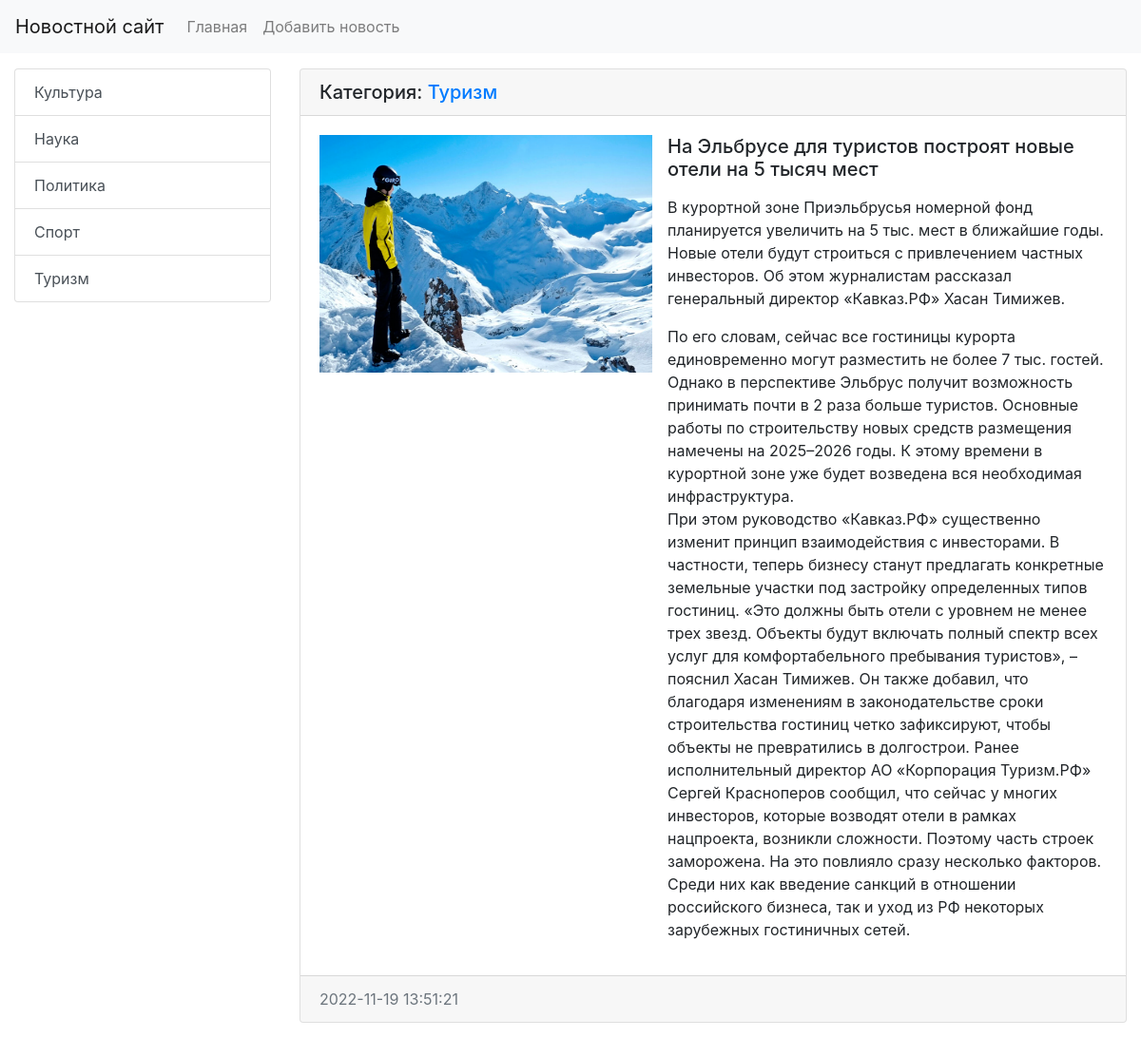
Page /news/26 on the committed database.
### news/models.py (models this page shows, shortened)
class Category(models.Model):
    title = models.CharField(max_length=150, db_index=True, verbose_name='Наименование категории')
    def get_absolute_url(self):
        return reverse('category', kwargs={'category_id': self.pk})
    class Meta:
        verbose_name = 'Категория'
        verbose_name_plural = 'Категории'
        ordering = ['title']

class News(models.Model):
    title = models.CharField(max_length=150, verbose_name='Наименование')
    content = models.TextField(blank=True, verbose_name='Контент')
    created_at = models.DateTimeField(auto_now_add=True, verbose_name='Дата публикации')
    updated_at = models.DateTimeField(auto_now=True, verbose_name='Дата изменения')
    photo = models.ImageField(upload_to='photos/%Y/%m/%d/', blank=True, verbose_name='Фото')
    is_published = models.BooleanField(default=True, verbose_name='Опубликовано')
    category = models.ForeignKey('Category', on_delete=models.PROTECT, null=True, verbose_name='Категория')
    class Meta:
        verbose_name = 'Новость'
        verbose_name_plural = 'Новости'
        ordering = ['-created_at']

### news/views.py (the view)
# urls.py: path('news/<int:news_id>', view_news, name='view_news')
def view_news(request, news_id):
    news_item = get_object_or_404(News, pk=news_id)
    return render(request, 'news/view_news.html', {'news_item': news_item})

### news/templatetags/news_tags.py (called while the page is built)
@register.simple_tag(name='get_list_categories')
def get_categories():
    return Category.objects.all()

### news/templates/news/view_news.html (shortened to what this page needs)
{% extends 'base.html' %}
{% block sidebar %}
    {% include 'inc/_sidebar.html' %}
{% endblock %}
{% block content %}
    <div class="card mb-3">
        <h5 class="card-header">Категория: <a href="{{ news_item.category.get_absolute_url }}">{{ news_item.category.title }}</a>
        </h5>
        <div class="card-body">
            <div class="media">
                {% if news_item.photo %}
                <img src="{{ news_item.photo.url }}" alt="" width="350" height="250" class="mr-3">
                {% else %}
                <img src="https://loremflickr.com/350/250" alt="" class="mr-3">
                {% endif %}
                <div class="media-body">
                    <h5 class="card-title">{{ news_item.title }}</h5>
                    <p class="card-text">{{ news_item.content|safe|linebreaks }}</p>
                </div>
            </div>
        </div>
        <div class="card-footer text-muted">
            {{ news_item.created_at|date:"Y-m-d H:i:s" }}
        </div>
    </div>
{% endblock %}

### templates/inc/_sidebar.html
{% load news_tags %}
<div class="list-group">
    {% get_list_categories as categories %}
    {% for item in categories %}
    <a href="{{ item.get_absolute_url }}" class="list-group-item list-group-item-action">{{ item.title }}</a>
    {% endfor %}
</div>

### rows in the picture
Category: title "Культура"
Category: title "Наука"
Category: title "Политика"
Category: title "Спорт"
Category: title "Туризм"
News: category "Туризм", photo (picture), title "На Эльбрусе для туристов построят новые отели на 5 тысяч мест", content "В курортной зоне Приэльбрусья номерной фонд планируется увеличить на 5 тыс. мест в ближайшие годы. Новые отели будут строиться с привлечением частных инвесторов. Об этом журналистам рассказал генеральный директор «Кавказ.РФ» Хасан Тимижев. По его словам, сейчас все гостиницы курорта единовременно могут разместить не более 7 тыс. гостей. Однако в перспективе Эльбрус получит возможность принимать почти в 2 раза больше туристов. Основные работы по строительству новых средств размещения намечены на 2025–2026 годы. К этому времени в курортной зоне уже будет возведена вся необходимая инфраструктура. При этом руководство «Кавказ.РФ» существенно изменит принцип взаимодействия с инвесторами. В…", created_at "2022-11-19 13:51:21"
